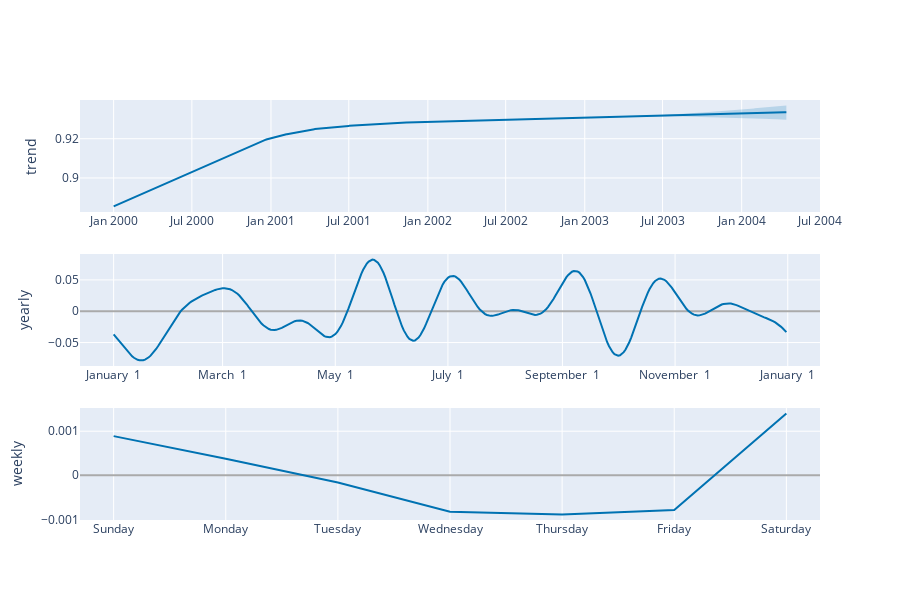

The code cell stored with this chart in its notebook:
### Code cell
plot_components_plotly(m, forecast)

### Figure 1 — Plotly figure (JSON) as saved in the notebook; plotly's stock layout.template omitted (floating-point values rounded to 4 significant figures; data arrays with more than 128 entries replaced by an {"elided": "..."} marker saying what was removed)
{"data": [{"line": {"color": "#0072B2", "width": 2}, "mode": "lines", "name": "trend", "type": "scatter", "x": {"elided": "1566 str values"}, "xaxis": "x", "y": {"elided": "1566 float values"}, "yaxis": "y"}, {"line": {"color": "rgba(0, 114, 178, 0.2)", "width": 0}, "mode": "lines", "name": "trend_upper", "type": "scatter", "x": {"elided": "1566 str values"}, "xaxis": "x", "y": {"elided": "1566 float values"}, "yaxis": "y"}, {"fill": "tonexty", "fillcolor": "rgba(0, 114, 178, 0.2)", "line": {"color": "rgba(0, 114, 178, 0.2)", "width": 0}, "mode": "lines", "name": "trend_lower", "type": "scatter", "x": {"elided": "1566 str values"}, "xaxis": "x", "y": {"elided": "1566 float values"}, "yaxis": "y"}, {"line": {"color": "#0072B2", "width": 2}, "mode": "lines", "name": "yearly", "type": "scatter", "x": {"elided": "365 str values"}, "xaxis": "x2", "y": {"elided": "365 float values"}, "yaxis": "y2"}, {"line": {"color": "#0072B2", "width": 2}, "mode": "lines", "name": "weekly", "type": "scatter", "x": ["2017-01-01T00:00:00", "2017-01-02T00:00:00", "2017-01-03T00:00:00", "2017-01-04T00:00:00", "2017-01-05T00:00:00", "2017-01-06T00:00:00", "2017-01-07T00:00:00"], "xaxis": "x3", "y": [0.0008883, 0.0003756, -0.0001647, -0.000826, -0.0008875, -0.0007854, 0.0014], "yaxis": "y3"}], "layout": {"height": 600, "showlegend": false, "width": 900, "xaxis": {"anchor": "y", "domain": [0, 1], "range": ["1999-10-14T18:00:00", "2004-07-01T06:00:00"], "type": "date"}, "xaxis2": {"anchor": "y2", "domain": [0, 1], "range": ["2016-12-13T18:54:02.958904115", "2018-01-18T11:04:57.863013581"], "tickformat": "%B %e", "type": "date"}, "xaxis3": {"anchor": "y3", "domain": [0, 1], "range": ["2016-12-31T16:48:00", "2017-01-07T07:12:00"], "tickformat": "%A", "type": "date"}, "yaxis": {"anchor": "x", "domain": [0.7333, 1], "rangemode": "normal", "title": {"text": "trend"}, "zerolinecolor": "#AAA"}, "yaxis2": {"anchor": "x2", "domain": [0.3667, 0.6333], "title": {"text": "yearly"}, "zerolinecolor": "#AAA"}, "yaxis3": {"anchor": "x3", "domain": [0, 0.2667], "title": {"text": "weekly"}, "zerolinecolor": "#AAA"}}}
